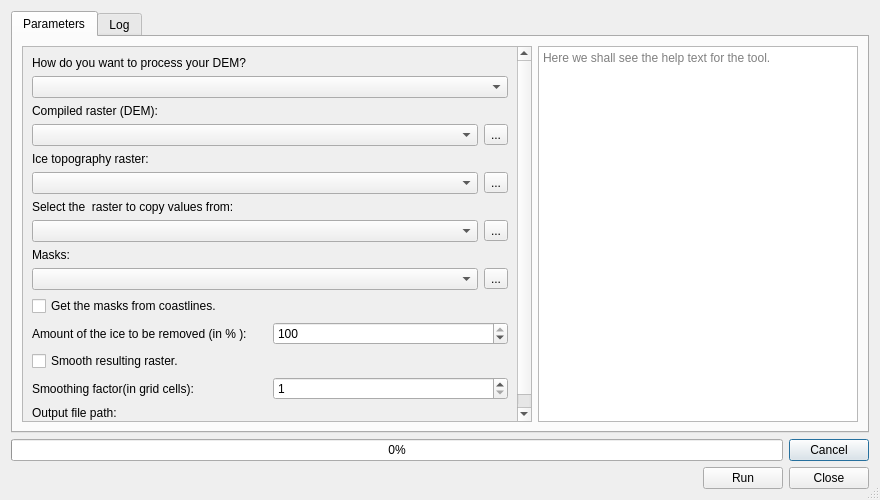
<?xml version="1.0" encoding="UTF-8"?>
<ui version="4.0">
 <class>FillSmoothDialogBase</class>
 <widget class="QDialog" name="FillSmoothDialogBase">
  <property name="geometry">
   <rect>
    <x>0</x>
    <y>0</y>
    <width>880</width>
    <height>500</height>
   </rect>
  </property>
  <property name="sizePolicy">
   <sizepolicy hsizetype="MinimumExpanding" vsizetype="MinimumExpanding">
    <horstretch>0</horstretch>
    <verstretch>0</verstretch>
   </sizepolicy>
  </property>
  <property name="minimumSize">
   <size>
    <width>400</width>
    <height>200</height>
   </size>
  </property>
  <property name="windowTitle">
   <string>Paleogeography - Standard processing tools (Interpolation, smoothing etc.)</string>
  </property>
  <property name="autoFillBackground">
   <bool>true</bool>
  </property>
  <property name="sizeGripEnabled">
   <bool>true</bool>
  </property>
  <property name="modal">
   <bool>false</bool>
  </property>
  <layout class="QGridLayout" name="gridLayout">
   <item row="0" column="0">
    <widget class="QTabWidget" name="Tabs">
     <property name="sizePolicy">
      <sizepolicy hsizetype="Expanding" vsizetype="Expanding">
       <horstretch>0</horstretch>
       <verstretch>0</verstretch>
      </sizepolicy>
     </property>
     <property name="tabPosition">
      <enum>QTabWidget::North</enum>
     </property>
     <property name="tabShape">
      <enum>QTabWidget::Rounded</enum>
     </property>
     <property name="currentIndex">
      <number>0</number>
     </property>
     <property name="usesScrollButtons">
      <bool>false</bool>
     </property>
     <widget class="QWidget" name="tab">
      <attribute name="title">
       <string>Parameters</string>
      </attribute>
      <layout class="QHBoxLayout" name="horizontalLayout">
       <item>
        <widget class="QScrollArea" name="scrollArea">
         <property name="widgetResizable">
          <bool>true</bool>
         </property>
         <widget class="QWidget" name="scrollAreaWidgetContents">
          <property name="geometry">
           <rect>
            <x>0</x>
            <y>-156</y>
            <width>479</width>
            <height>497</height>
           </rect>
          </property>
          <layout class="QVBoxLayout" name="verticalLayout_8">
           <item>
            <layout class="QVBoxLayout" name="verticalLayout_4">
             <item>
              <widget class="QLabel" name="label_3">
               <property name="text">
                <string>How do you want to process your DEM?</string>
               </property>
              </widget>
             </item>
             <item>
              <widget class="QComboBox" name="fillingTypeBox"/>
             </item>
            </layout>
           </item>
           <item>
            <layout class="QVBoxLayout" name="verticalLayout">
             <item>
              <widget class="QLabel" name="baseRasterLabel">
               <property name="text">
                <string>Compiled raster (DEM):</string>
               </property>
              </widget>
             </item>
             <item>
              <layout class="QHBoxLayout" name="horizontalLayout_2">
               <item>
                <widget class="QgsMapLayerComboBox" name="baseTopoBox"/>
               </item>
               <item>
                <widget class="QToolButton" name="selectTopoBaseButton">
                 <property name="text">
                  <string>...</string>
                 </property>
                </widget>
               </item>
              </layout>
             </item>
            </layout>
           </item>
           <item>
            <layout class="QVBoxLayout" name="verticalLayout_6">
             <item>
              <widget class="QLabel" name="iceTopoLabel">
               <property name="text">
                <string>Ice topography raster:</string>
               </property>
              </widget>
             </item>
             <item>
              <layout class="QHBoxLayout" name="horizontalLayout_6">
               <item>
                <widget class="QgsMapLayerComboBox" name="selectIceTopoBox"/>
               </item>
               <item>
                <widget class="QToolButton" name="selectIceTopoButton">
                 <property name="text">
                  <string>...</string>
                 </property>
                </widget>
               </item>
              </layout>
             </item>
            </layout>
           </item>
           <item>
            <layout class="QVBoxLayout" name="verticalLayout_5">
             <item>
              <widget class="QLabel" name="copyFromRasterLabel">
               <property name="text">
                <string>Select the  raster to copy values from:</string>
               </property>
              </widget>
             </item>
             <item>
              <layout class="QHBoxLayout" name="horizontalLayout_5">
               <item>
                <widget class="QgsMapLayerComboBox" name="copyFromRasterBox"/>
               </item>
               <item>
                <widget class="QToolButton" name="selectCopyFromRasterButton">
                 <property name="text">
                  <string>...</string>
                 </property>
                </widget>
               </item>
              </layout>
             </item>
            </layout>
           </item>
           <item>
            <layout class="QVBoxLayout" name="verticalLayout_2">
             <item>
              <widget class="QLabel" name="masksBoxLabel">
               <property name="text">
                <string>Masks:</string>
               </property>
              </widget>
             </item>
             <item>
              <layout class="QHBoxLayout" name="horizontalLayout_3">
               <item>
                <widget class="QgsMapLayerComboBox" name="masksBox"/>
               </item>
               <item>
                <widget class="QToolButton" name="selectMasksButton">
                 <property name="text">
                  <string>...</string>
                 </property>
                </widget>
               </item>
              </layout>
             </item>
            </layout>
           </item>
           <item>
            <widget class="QCheckBox" name="masksFromCoastCheckBox">
             <property name="text">
              <string>Get the masks from coastlines.</string>
             </property>
            </widget>
           </item>
           <item>
            <layout class="QHBoxLayout" name="iceAmountLayout">
             <property name="topMargin">
              <number>0</number>
             </property>
             <property name="bottomMargin">
              <number>0</number>
             </property>
             <item>
              <widget class="QLabel" name="iceAmountLabel">
               <property name="text">
                <string>Amount of the ice to be removed (in % ):</string>
               </property>
              </widget>
             </item>
             <item>
              <widget class="QSpinBox" name="iceAmountSpinBox">
               <property name="maximum">
                <number>100</number>
               </property>
               <property name="value">
                <number>100</number>
               </property>
              </widget>
             </item>
            </layout>
           </item>
           <item>
            <layout class="QVBoxLayout" name="smoothingLayout">
             <item>
              <widget class="QCheckBox" name="smoothingBox">
               <property name="text">
                <string>Smooth resulting raster.</string>
               </property>
              </widget>
             </item>
             <item>
              <layout class="QHBoxLayout" name="horizontalLayout_4">
               <property name="spacing">
                <number>6</number>
               </property>
               <item>
                <widget class="QLabel" name="smoothingLabel">
                 <property name="text">
                  <string>Smoothing factor(in grid cells):</string>
                 </property>
                </widget>
               </item>
               <item>
                <widget class="QSpinBox" name="smFactorSpinBox">
                 <property name="minimum">
                  <number>1</number>
                 </property>
                 <property name="maximum">
                  <number>5</number>
                 </property>
                </widget>
               </item>
              </layout>
             </item>
            </layout>
           </item>
           <item>
            <layout class="QVBoxLayout" name="verticalLayout_3">
             <item>
              <widget class="QLabel" name="outputLabel">
               <property name="text">
                <string>Output file path:</string>
               </property>
              </widget>
             </item>
             <item>
              <widget class="QgsFileWidget" name="outputPath" native="true"/>
             </item>
            </layout>
           </item>
           <item>
            <spacer name="verticalSpacer">
             <property name="orientation">
              <enum>Qt::Vertical</enum>
             </property>
             <property name="sizeHint" stdset="0">
              <size>
               <width>20</width>
               <height>40</height>
              </size>
             </property>
            </spacer>
           </item>
          </layout>
         </widget>
        </widget>
       </item>
       <item>
        <widget class="QTextBrowser" name="helpBox">
         <property name="maximumSize">
          <size>
           <width>320</width>
           <height>16777215</height>
          </size>
         </property>
         <property name="placeholderText">
          <string>Here we shall see the help text for the tool. </string>
         </property>
        </widget>
       </item>
      </layout>
     </widget>
     <widget class="QWidget" name="tab_2">
      <attribute name="title">
       <string>Log</string>
      </attribute>
      <layout class="QGridLayout" name="gridLayout_11">
       <item row="0" column="0">
        <widget class="QTextBrowser" name="logText">
         <property name="autoFormatting">
          <set>QTextEdit::AutoAll</set>
         </property>
         <property name="textInteractionFlags">
          <set>Qt::LinksAccessibleByKeyboard|Qt::LinksAccessibleByMouse|Qt::TextBrowserInteraction|Qt::TextSelectableByKeyboard|Qt::TextSelectableByMouse</set>
         </property>
         <property name="openExternalLinks">
          <bool>true</bool>
         </property>
        </widget>
       </item>
      </layout>
     </widget>
    </widget>
   </item>
   <item row="1" column="0">
    <layout class="QHBoxLayout" name="horizontalLayout_10">
     <item>
      <widget class="QProgressBar" name="progressBar">
       <property name="value">
        <number>0</number>
       </property>
      </widget>
     </item>
     <item>
      <widget class="QPushButton" name="cancelButton">
       <property name="sizePolicy">
        <sizepolicy hsizetype="Fixed" vsizetype="Fixed">
         <horstretch>0</horstretch>
         <verstretch>0</verstretch>
        </sizepolicy>
       </property>
       <property name="text">
        <string>Cancel</string>
       </property>
      </widget>
     </item>
    </layout>
   </item>
   <item row="2" column="0">
    <layout class="QHBoxLayout" name="horizontalLayout_9">
     <item>
      <layout class="QHBoxLayout" name="horizontalLayout_8">
       <item>
        <widget class="QLabel" name="warningLabel">
         <property name="text">
          <string/>
         </property>
         <property name="wordWrap">
          <bool>true</bool>
         </property>
        </widget>
       </item>
       <item>
        <widget class="QPushButton" name="runButton">
         <property name="sizePolicy">
          <sizepolicy hsizetype="Fixed" vsizetype="Fixed">
           <horstretch>0</horstretch>
           <verstretch>0</verstretch>
          </sizepolicy>
         </property>
         <property name="text">
          <string>Run</string>
         </property>
        </widget>
       </item>
       <item>
        <widget class="QPushButton" name="closeButton">
         <property name="sizePolicy">
          <sizepolicy hsizetype="Fixed" vsizetype="Fixed">
           <horstretch>0</horstretch>
           <verstretch>0</verstretch>
          </sizepolicy>
         </property>
         <property name="text">
          <string>Close</string>
         </property>
        </widget>
       </item>
      </layout>
     </item>
    </layout>
   </item>
  </layout>
 </widget>
 <customwidgets>
  <customwidget>
   <class>QgsFileWidget</class>
   <extends>QWidget</extends>
   <header>qgsfilewidget.h</header>
  </customwidget>
  <customwidget>
   <class>QgsMapLayerComboBox</class>
   <extends>QComboBox</extends>
   <header>qgsmaplayercombobox.h</header>
  </customwidget>
 </customwidgets>
 <tabstops>
  <tabstop>runButton</tabstop>
  <tabstop>Tabs</tabstop>
  <tabstop>helpBox</tabstop>
  <tabstop>closeButton</tabstop>
  <tabstop>cancelButton</tabstop>
 </tabstops>
 <resources/>
 <connections>
  <connection>
   <sender>closeButton</sender>
   <signal>clicked()</signal>
   <receiver>FillSmoothDialogBase</receiver>
   <slot>hide()</slot>
   <hints>
    <hint type="sourcelabel">
     <x>648</x>
     <y>406</y>
    </hint>
    <hint type="destinationlabel">
     <x>348</x>
     <y>214</y>
    </hint>
   </hints>
  </connection>
 </connections>
</ui>
